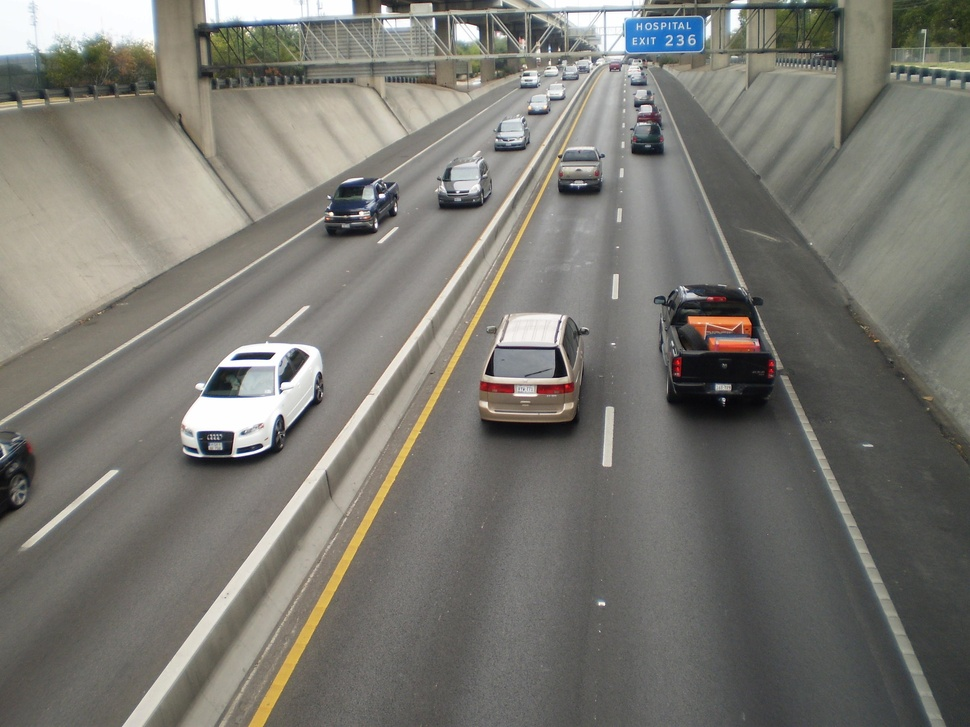
#> input picture 1.jpg, 970 x 727 px, shrunk from 2400 x 1800 before the run, given in place of the camera
$ python objecttck.py
#> lines starting #> are read from the running program, lines starting #| are printed output that depends on the picture; after the words box and inside, x2 and y2 are one past the last pixel; in counts of white or black regions, pixels touching at a corner belong together
import cv2
import numpy as np

cap = cv2.VideoCapture(0)

while(1):

	_, frame = cap.read()
#> frame is the input picture: shape (727, 970, 3); mean B, G, R 113.7, 120.1, 121.7

	hsv = cv2.cvtColor(frame, cv2.COLOR_BGR2HSV)
#> hsv: shape (727, 970, 3); mean H, S, V 37.1, 23, 123.6

	lower_blue = np.array([110,50,50])
	upper_blue = np.array([130,255,255])
	lower_green = np.array([100,50,50])
	upper_green = np.array([130,255,255])

	mask1 = cv2.inRange(hsv, lower_blue, upper_blue)
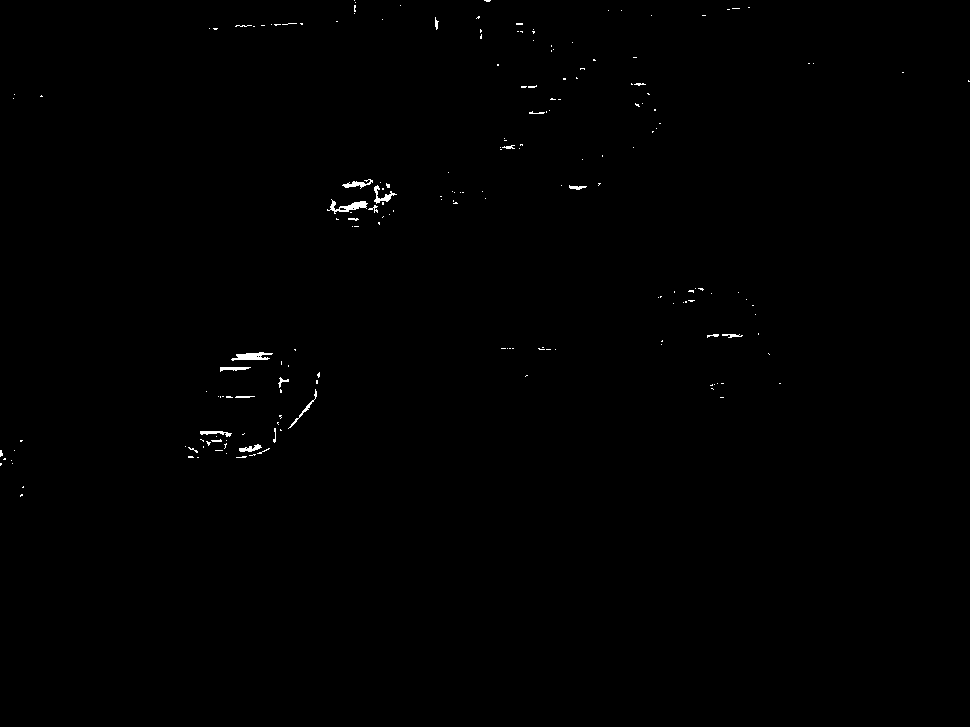
#> mask1: shape (727, 970); 0.31% white; 193 white regions (171 under 20 px), largest, box (x1, y1, x2, y2) and area: (327, 199, 368, 214) 227, (231, 352, 273, 361) 220, (374, 185, 397, 204) 135
	mask2 = cv2.inRange(hsv, lower_green, upper_green)
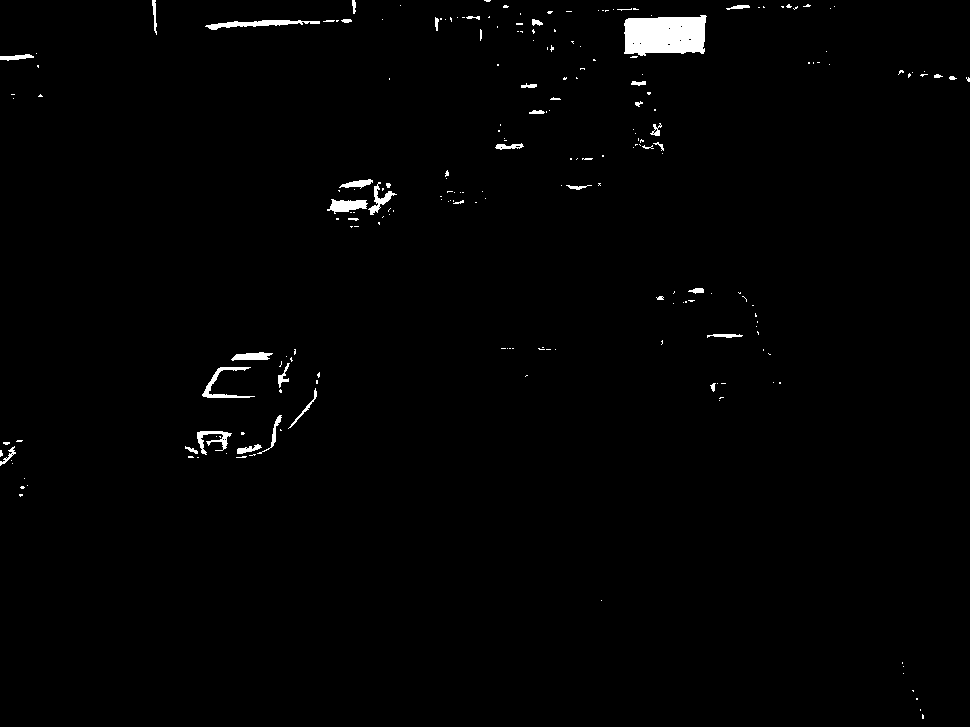
#> mask2: shape (727, 970); 1.1% white; 220 white regions (177 under 20 px), largest, box (x1, y1, x2, y2) and area: (624, 15, 707, 56) 2874, (205, 20, 320, 30) 504, (327, 199, 368, 214) 373
	res1 = cv2.bitwise_or(mask1,mask2)

	res = cv2.bitwise_and(frame,frame, mask = res1)

	cv2.imshow('frame',frame)
	cv2.imshow('mask1',mask1)
	cv2.imshow('mask2',mask2)
	cv2.imshow('res1',res1)
	cv2.imshow('res',res)

	k = cv2.waitKey(5) & 0xFF
#> (key Esc is pressed here)
	if k==27:
		break

cv2.destroyAllWindows()

$ run again, on 3.jpg
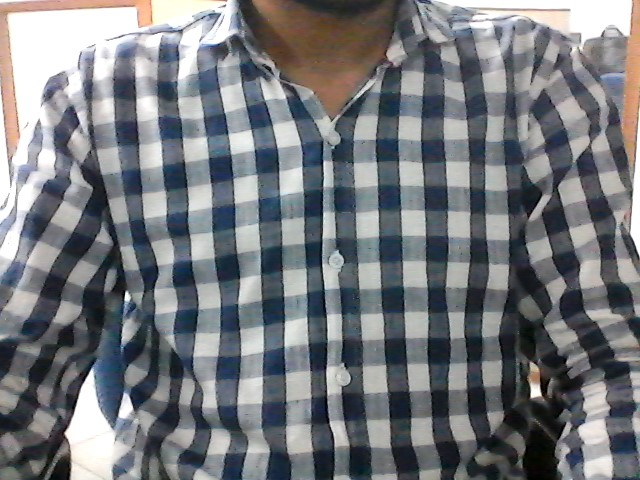
#> input picture 3.jpg, 640 x 480 px, given in place of the camera
#> frame is the input picture: shape (480, 640, 3); mean B, G, R 124.9, 120.9, 118.2
#> hsv: shape (480, 640, 3); mean H, S, V 86.5, 40.4, 128.8
#> `mask1 = cv2.inRange(hsv, lower_blue, upper_blue)`:
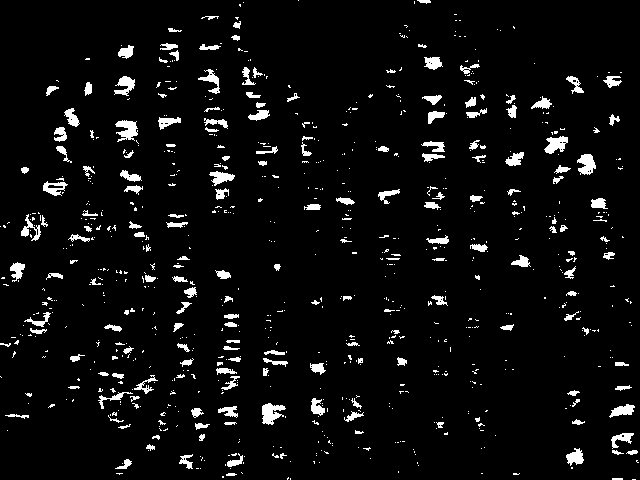
#> mask1: shape (480, 640); 5.1% white; 822 white regions (634 under 20 px), largest, box (x1, y1, x2, y2) and area: (262, 403, 286, 425) 320, (115, 120, 138, 142) 305, (544, 136, 568, 154) 268
#> mask2: shape (480, 640); 16.6% white; 639 white regions (451 under 20 px), largest, box (x1, y1, x2, y2) and area: (287, 92, 358, 222) 2646, (90, 336, 158, 430) 2616, (210, 251, 241, 351) 1517
#> `res = cv2.bitwise_and(frame,frame, mask = res1)`:
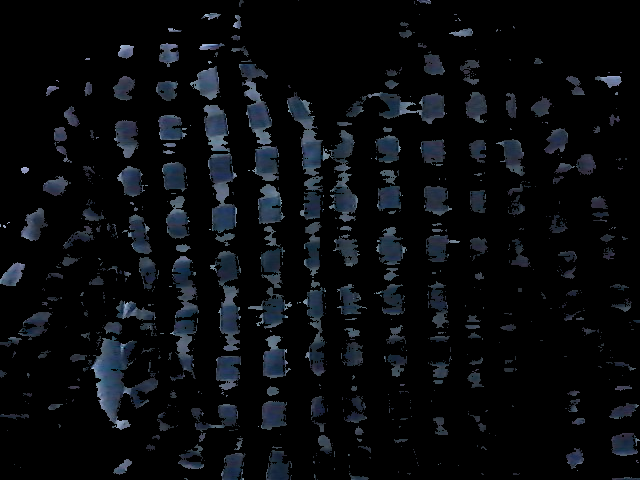
#> res: shape (480, 640, 3); mean B, G, R 13.9, 11.1, 9
